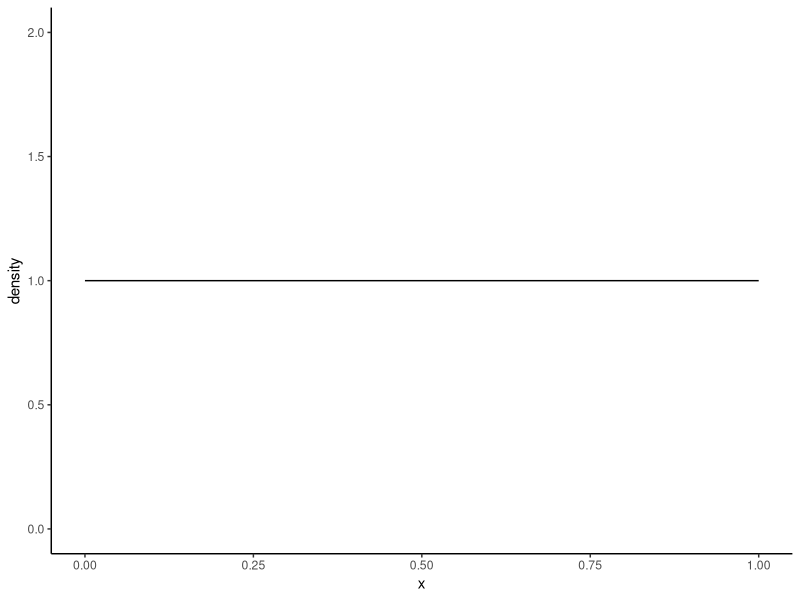
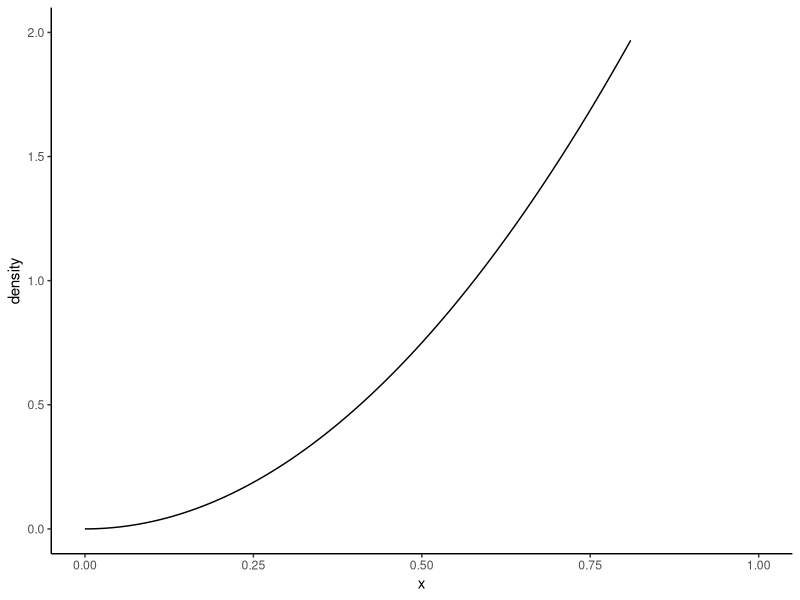
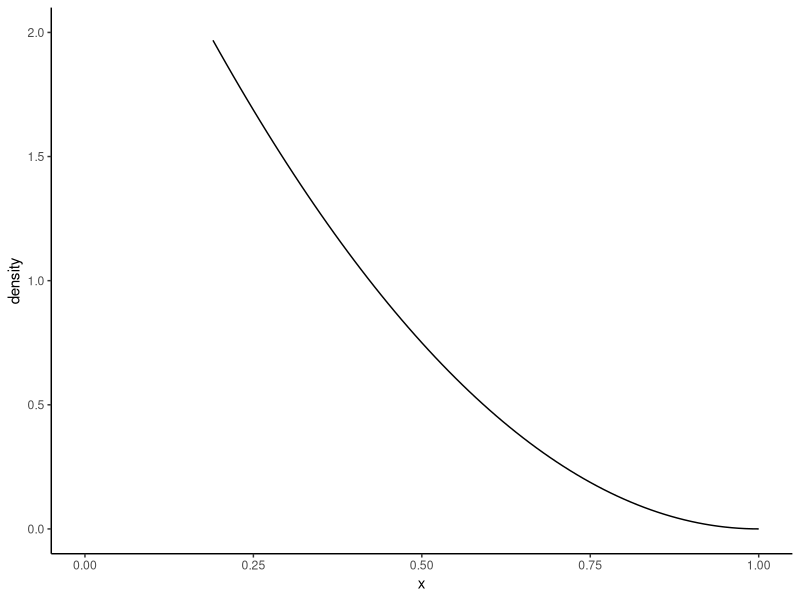

These figures' R source, in order:
## ---- chunk 1
knitr::opts_chunk$set(echo = TRUE, fig.align = "center");
## ---- chunk 2
library(ggplot2)

plot_dbeta <- function(alpha, beta) {
  x <- seq(0, 1, 0.01);
  p <- dbeta(x, alpha, beta);
  qplot(x, p, geom="line") + theme_classic() + 
    ylab("density") + ylim(0, 2)
}
## ---- chunk 3
plot_dbeta(1, 1)
## ---- chunk 4
plot_dbeta(3, 1)
## ---- chunk 5
plot_dbeta(1, 3)
